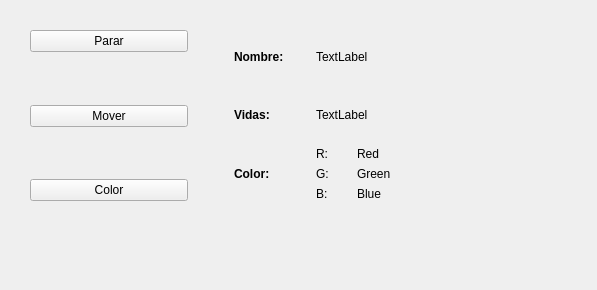
<?xml version="1.0" encoding="UTF-8"?>
<ui version="4.0">
 <class>WidgetBola</class>
 <widget class="QWidget" name="WidgetBola">
  <property name="geometry">
   <rect>
    <x>0</x>
    <y>0</y>
    <width>597</width>
    <height>290</height>
   </rect>
  </property>
  <property name="windowTitle">
   <string>Form</string>
  </property>
  <widget class="QWidget" name="layoutWidget">
   <property name="geometry">
    <rect>
     <x>30</x>
     <y>30</y>
     <width>361</width>
     <height>171</height>
    </rect>
   </property>
   <layout class="QHBoxLayout" name="horizontalLayout_3">
    <item>
     <layout class="QVBoxLayout" name="verticalLayout">
      <item>
       <widget class="QPushButton" name="btnParar">
        <property name="text">
         <string>Parar</string>
        </property>
       </widget>
      </item>
      <item>
       <spacer name="verticalSpacer">
        <property name="orientation">
         <enum>Qt::Vertical</enum>
        </property>
        <property name="sizeHint" stdset="0">
         <size>
          <width>20</width>
          <height>40</height>
         </size>
        </property>
       </spacer>
      </item>
      <item>
       <widget class="QPushButton" name="btnMover">
        <property name="text">
         <string>Mover</string>
        </property>
       </widget>
      </item>
      <item>
       <spacer name="verticalSpacer_2">
        <property name="orientation">
         <enum>Qt::Vertical</enum>
        </property>
        <property name="sizeHint" stdset="0">
         <size>
          <width>20</width>
          <height>40</height>
         </size>
        </property>
       </spacer>
      </item>
      <item>
       <widget class="QPushButton" name="btnColor">
        <property name="text">
         <string>Color</string>
        </property>
       </widget>
      </item>
     </layout>
    </item>
    <item>
     <spacer name="horizontalSpacer">
      <property name="orientation">
       <enum>Qt::Horizontal</enum>
      </property>
      <property name="sizeType">
       <enum>QSizePolicy::Fixed</enum>
      </property>
      <property name="sizeHint" stdset="0">
       <size>
        <width>40</width>
        <height>20</height>
       </size>
      </property>
     </spacer>
    </item>
    <item>
     <layout class="QVBoxLayout" name="verticalLayout_2">
      <item>
       <layout class="QHBoxLayout" name="horizontalLayout">
        <item>
         <widget class="QLabel" name="label">
          <property name="font">
           <font>
            <weight>75</weight>
            <bold>true</bold>
           </font>
          </property>
          <property name="text">
           <string>Nombre:</string>
          </property>
         </widget>
        </item>
        <item>
         <widget class="QLabel" name="lblNombreBola">
          <property name="text">
           <string>TextLabel</string>
          </property>
         </widget>
        </item>
       </layout>
      </item>
      <item>
       <layout class="QHBoxLayout" name="horizontalLayout_7">
        <item>
         <widget class="QLabel" name="label_2">
          <property name="font">
           <font>
            <weight>75</weight>
            <bold>true</bold>
           </font>
          </property>
          <property name="text">
           <string>Vidas:</string>
          </property>
         </widget>
        </item>
        <item>
         <widget class="QLabel" name="lblVidasBola">
          <property name="text">
           <string>TextLabel</string>
          </property>
         </widget>
        </item>
       </layout>
      </item>
      <item>
       <layout class="QHBoxLayout" name="horizontalLayout_2">
        <item>
         <widget class="QLabel" name="label_3">
          <property name="font">
           <font>
            <weight>75</weight>
            <bold>true</bold>
           </font>
          </property>
          <property name="text">
           <string>Color:</string>
          </property>
         </widget>
        </item>
        <item>
         <layout class="QVBoxLayout" name="verticalLayout_3">
          <item>
           <layout class="QHBoxLayout" name="horizontalLayout_4">
            <item>
             <widget class="QLabel" name="lblColorBola">
              <property name="text">
               <string>R: </string>
              </property>
             </widget>
            </item>
            <item>
             <widget class="QLabel" name="lblBolaRed">
              <property name="text">
               <string>Red</string>
              </property>
             </widget>
            </item>
           </layout>
          </item>
          <item>
           <layout class="QHBoxLayout" name="horizontalLayout_5">
            <item>
             <widget class="QLabel" name="lblColorBola_3">
              <property name="text">
               <string>G:</string>
              </property>
             </widget>
            </item>
            <item>
             <widget class="QLabel" name="lblBolaGreen">
              <property name="text">
               <string>Green</string>
              </property>
             </widget>
            </item>
           </layout>
          </item>
          <item>
           <layout class="QHBoxLayout" name="horizontalLayout_6">
            <item>
             <widget class="QLabel" name="lblColorBola_5">
              <property name="text">
               <string>B:</string>
              </property>
             </widget>
            </item>
            <item>
             <widget class="QLabel" name="lblBolaBlue">
              <property name="text">
               <string>Blue</string>
              </property>
             </widget>
            </item>
           </layout>
          </item>
         </layout>
        </item>
       </layout>
      </item>
     </layout>
    </item>
   </layout>
  </widget>
 </widget>
 <resources/>
 <connections/>
</ui>
